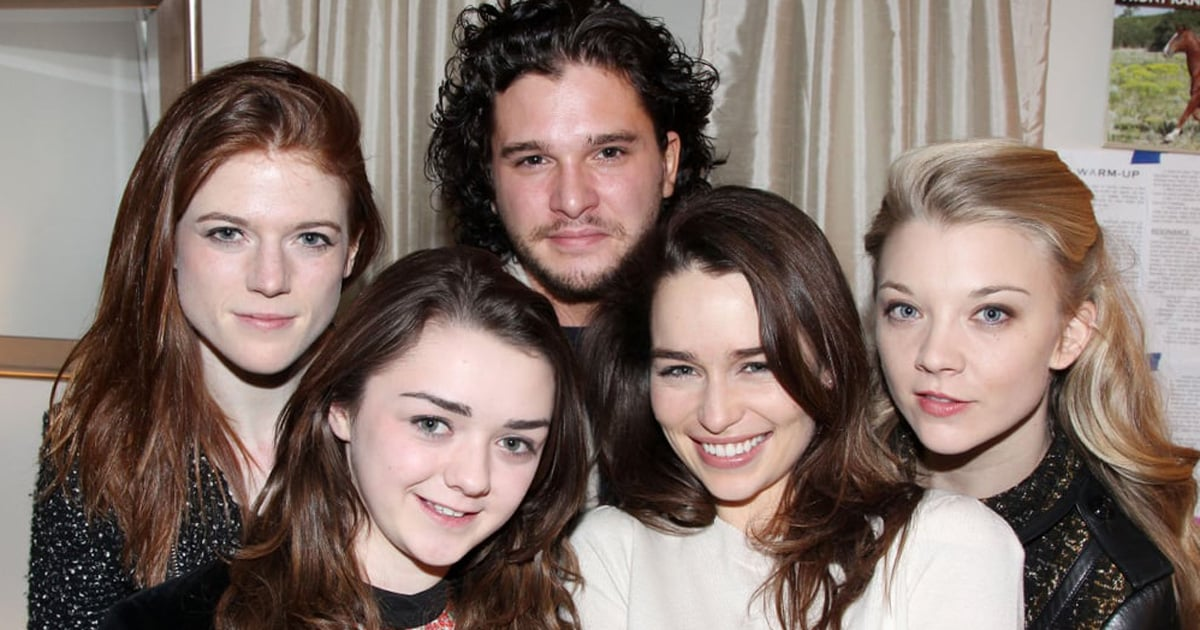
#> input picture Images/fam.png, 1200 x 630 px, found by its file name
$ python ObjectDetection.py
#> lines starting #> are read from the running program, lines starting #| are printed output that depends on the picture; after the words box and inside, x2 and y2 are one past the last pixel; in counts of white or black regions, pixels touching at a corner belong together; long printed decimals are rounded
import numpy as np
import cv2

img = cv2.imread("Images/fam.png", 1)
#> img is the input picture: shape (630, 1200, 3); mean B, G, R 107.5, 114.9, 132
cv2.imshow("Original", img)

gray = cv2.cvtColor(img, cv2.COLOR_RGB2GRAY)
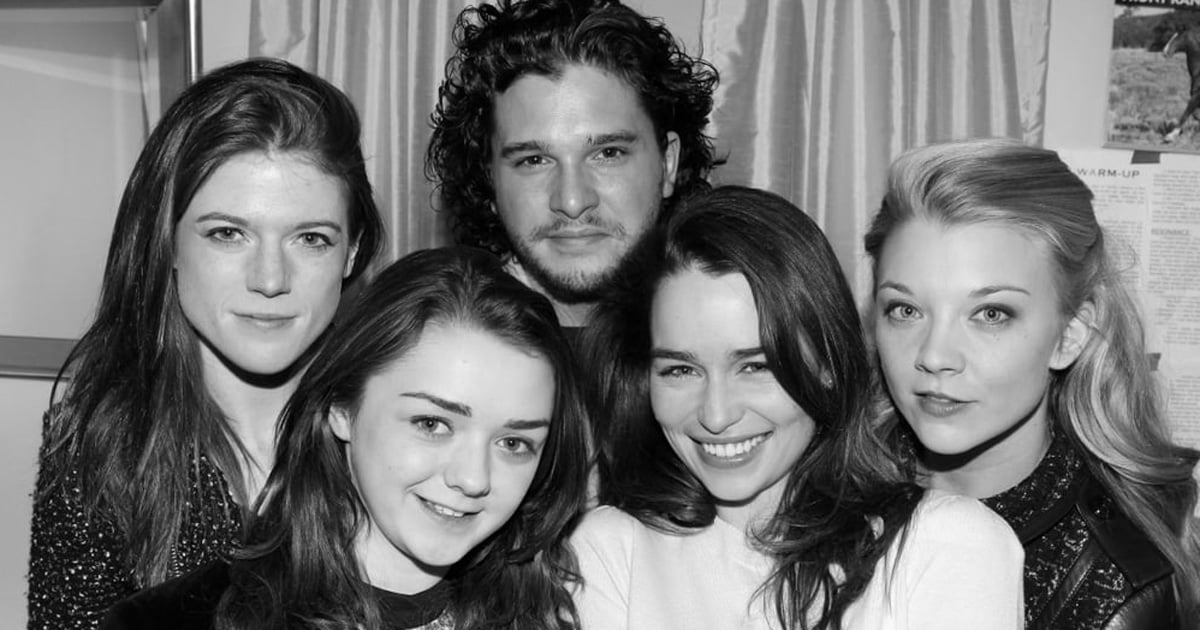
#> gray: shape (630, 1200); min 0, max 255, mean 114.7
blur = cv2.GaussianBlur(gray, (3, 3), 0)
thresh = cv2.adaptiveThreshold(blur, 255, cv2.ADAPTIVE_THRESH_GAUSSIAN_C, cv2.THRESH_BINARY, 115, 1)
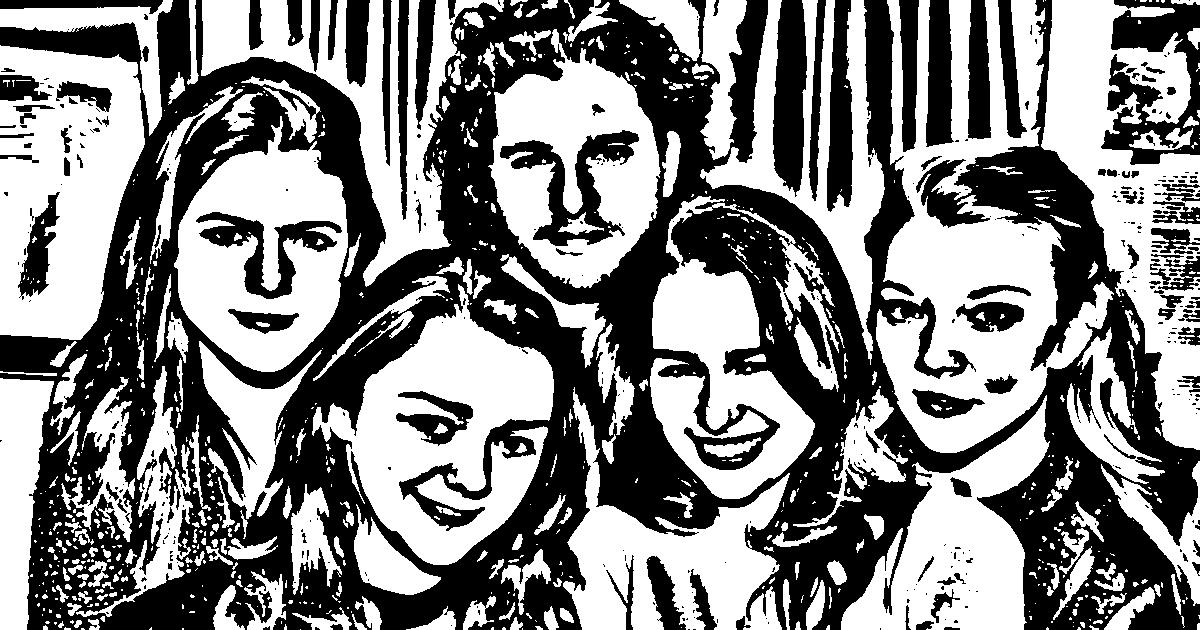
#> thresh: shape (630, 1200); 51.9% white; 396 black regions (266 under 20 px)
cv2.imshow("Binary", thresh)

contours, hierarchy = cv2.findContours(thresh, cv2.RETR_TREE, cv2.CHAIN_APPROX_SIMPLE)
#> contours = 1245 contours, 938 with area under 20; largest, box (x1, y1, x2, y2) and area: (876, 0, 1114, 453) 47282, (0, 45, 145, 340) 32975, (312, 284, 554, 565) 32268, (1041, 0, 1200, 450) 31811, (174, 116, 348, 372) 29720

filtered = []
for c in contours:
    if cv2.contourArea(c) < 1000: continue
    filtered.append(c)
#> this loop made 1245 passes
#> c on passes 1 to 3: [[300, 629]], [[522, 628], [522, 629]], [[182, 628], [182, 629], [183, 629], [183, 628]]
#> after the loop, filtered = 35 contours; largest, box (x1, y1, x2, y2) and area: (876, 0, 1114, 453) 47282, (0, 45, 145, 340) 32975, (312, 284, 554, 565) 32268, (1041, 0, 1200, 450) 31811, (174, 116, 348, 372) 29720

print(len(filtered))
#| 35

color = (255, 0, 0)
objects = np.zeros([img.shape[0], img.shape[1], 3], 'uint8')
for c in filtered:
    cv2.drawContours(objects, [c], -1, color, -1)
    area = cv2.contourArea(c)
    perimeter = cv2.arcLength(c, True)
    print('Area: {}, parameters: {}'.format(area, perimeter))
#> this loop made 35 passes
#> (area, perimeter) on passes 1 to 12: (3124.5, 343.8), (2396, 499.5), (3269.5, 731.9), (21866, 1294.9), (3231, 918.3), (19762, 2142.9), (8688.5, 615.9), (3451, 1133), (5534, 1596.9), (6647, 1002.3), (4587.5, 974.2), (1471.5, 481.4)
#| Area: 3124.5, parameters: 343.806
#| Area: 2396.0, parameters: 499.505
#| Area: 3269.5, parameters: 731.938
#| Area: 21866.0, parameters: 1294.916
#| Area: 3231.0, parameters: 918.347
#| Area: 19762.0, parameters: 2142.896
#| Area: 8688.5, parameters: 615.924
#| Area: 3451.0, parameters: 1132.999
#> (further printed lines are left out)
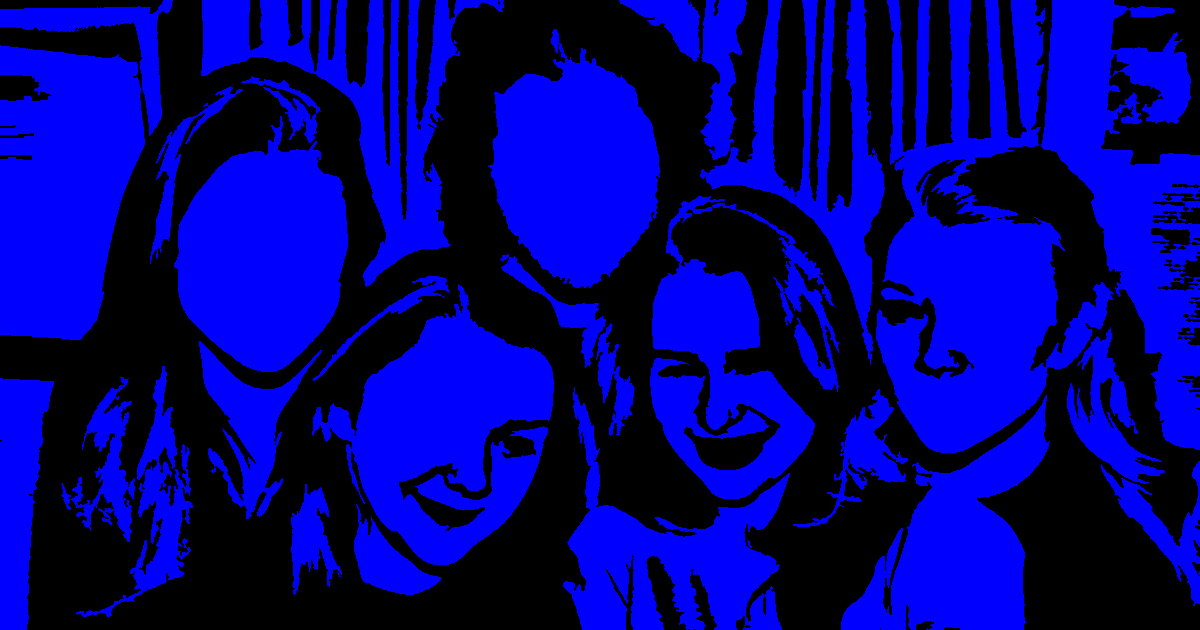
#> objects: shape (630, 1200, 3); mean of channels 0, 1, 2 128.5, 0, 0; drawn as B, G, R

cv2.imshow("Contours: ", objects)


cv2.waitKey(0)
cv2.destroyAllWindows()

$ run again, with Images/boy.png copied over Images/fam.png
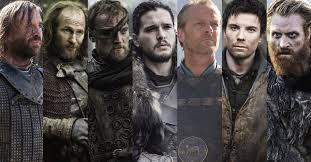
#> input picture Images/boy.png, 311 x 162 px, found by its file name
#> img is the input picture: shape (162, 311, 3); mean B, G, R 70.8, 72.7, 79
#> `thresh = cv2.adaptiveThreshold(blur, 255, cv2.ADAPTIVE_THRESH_GAUSSIAN..`:
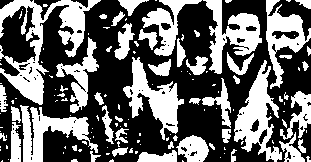
#> thresh: shape (162, 311); 41% white; 140 white regions (91 under 20 px)
#> contours = 213 contours, 163 with area under 20; largest, box (x1, y1, x2, y2) and area: (0, 0, 101, 105) 2936, (234, 60, 282, 162) 1994, (123, 57, 184, 140) 1706, (203, 0, 262, 74) 1660, (20, 105, 98, 162) 1578
#> the loop `for c in contours:` made 213 passes
#> c on passes 1, 2, 5: [[182, 160], [182, 161], [183, 161]], [[2, 160], [1, 161], [2, 161]], [[8, 159]]
#> after the loop `for c in contours:`: filtered = 7 contours; box (x1, y1, x2, y2) and area: (0, 0, 101, 105) 2936, (234, 60, 282, 162) 1994, (123, 57, 184, 140) 1706, (203, 0, 262, 74) 1660, (20, 105, 98, 162) 1578, (266, 0, 311, 89) 1514, (142, 0, 202, 56) 1044
#| 7
#> the loop `for c in filtered:` made 7 passes
#> (area, perimeter) on passes 1 to 7: (1578, 467.7), (1994, 457.4), (1705.5, 402.8), (1513.5, 354.6), (1660, 446.2), (1044, 301.1), (2935.5, 978.4)
#> (printed output is left out)
#> after the loop `for c in filtered:`:
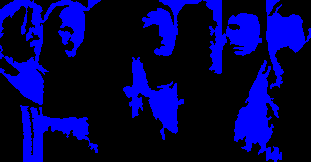
#> objects: shape (162, 311, 3); mean of channels 0, 1, 2 70.4, 0, 0; drawn as B, G, R
